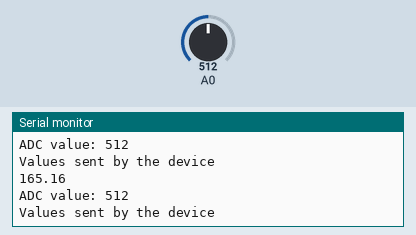
Simulated run of this sketch. Board: Arduino Uno, built with avr-gcc and run on an emulated ATmega328P. Parts: the last lines printed to the serial monitor. The inputs (shaded band) are chosen by the test bench; at power-on: A0 = 512.

Above: at 2.7 s.
2.8 s: A0 set to 716
At 3.8 s:
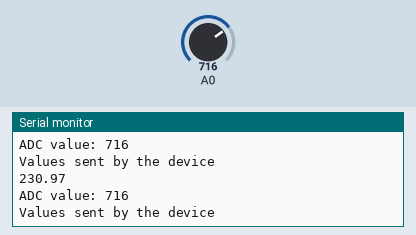
4.3 s: A0 set to 900
At 4.8 s:
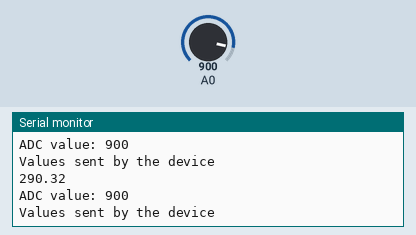
Timing chart, 0 to 5.3 s (numbered marks = the images above; inputs shaded):
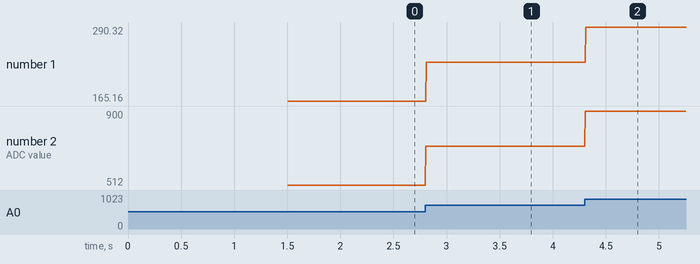

The sketch:

SendValuesDeviceType.ino
```cpp
#include "Ubidots.h"

const char* WIFI_SSID = "";           // Put here your Wi-Fi SSID
const char* WIFI_PASS = "";           // Put here your Wi-Fi password
const char* UBIDOTS_TOKEN = "";  // Put here your Ubidots TOKEN

float voltajeEntrada = 3.3;
float conversion = voltajeEntrada / 1023;

Ubidots ubidots(UBIDOTS_TOKEN, UBI_HTTP);

void setup() {
  Serial.begin(115200);
  ubidots.wifiConnect(WIFI_SSID, WIFI_PASS);
}

void loop() {
  //Generar temperatura
  float temperatura = (analogRead(A0) * conversion) * 100;
  Serial.println("");
  Serial.println(temperatura);
  Serial.print("ADC value: "); Serial.println(analogRead(A0));

  ubidots.add("temperatura", temperatura);  // Change for your variable name

  bool bufferSent = false;
  bufferSent = ubidots.send();  // Will send data to a device label that matches the device Id

  if (bufferSent) {
    // Do something if values were sent properly
    Serial.println("Values sent by the device");
  }
}
```

Measured:
- after the input at 2.8 s, the serial monitor: prints a new line at once (image 1)
- after the input at 4.3 s, the serial monitor: prints a new line at once (image 2)
- plotted number 1: 165.16 → 230.97 after the input at 2.8 s, 230.97 → 290.32 after the input at 4.3 s
- plotted number 2: 512 → 716 after the input at 2.8 s, 716 → 900 after the input at 4.3 s
